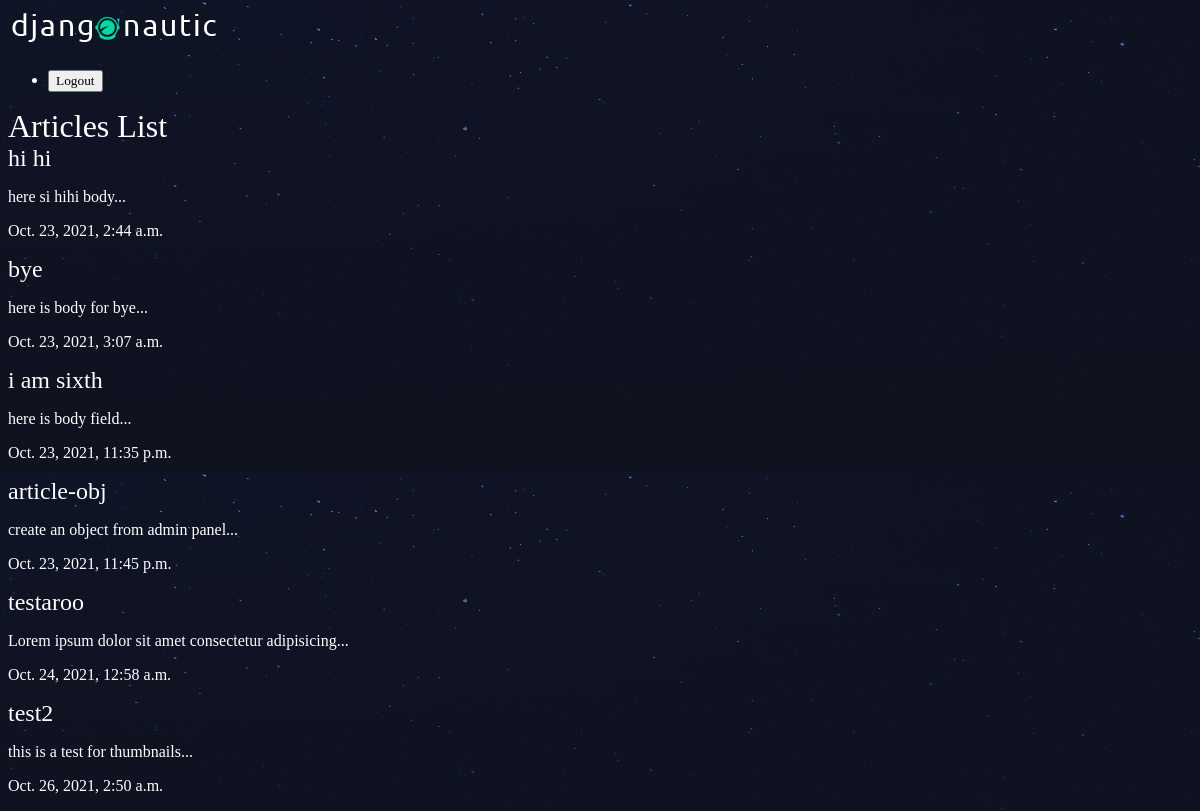
The app's page /articles/ with its own data.
### articles/models.py (models this page shows, shortened)
class Article(models.Model):
    title = models.CharField(max_length=100)
    slug = models.SlugField()   # s/b url friendly string
    body = models.TextField()
    date = models.DateTimeField( auto_now_add=True)
    thumb = models.ImageField(default="default.png", blank=True)
    ''' model method '''
    def snippet(self):
        return self.body[:50]+"..."

### articles/views.py (the view)
def article_list(request):
    articles =Article.objects.all().order_by('date')
    return render(request, 'articles/article_list.html',{'articles':articles})

### articles/templates/articles/article_list.html
{% extends 'base_layout.html' %}
{% block content %}
        <h1>Articles List</h1>
        <div class="articles">
            {% for article in articles %}
                <div class="article">
                    <h2><a href="{% url 'articlesApp:detail' article.slug %}">{{ article.title }}</a></h2>
                    <p>{{ article.snippet }}</p>
                    <p>{{ article.date }}</p>
                </div>
            {% endfor %}
        </div>
{% endblock %}

### templates/base_layout.html (shortened to what this page needs)
{% load static %}
<!DOCTYPE html>
<html>
    <head>
        <link rel="stylesheet" href="{% static 'styles.css' %}">
    </head>
    <body>
        <div class="wrapper">
            <h1><a href="{% url 'articlesApp:list' %}"><img src="{% static 'logo.png' %}"></a></h1>
            <nav>
                <ul>
                    <li>
                        <form class="logout-link" action="{% url 'accountsApp:logout' %}" method="post">
                            <button type="submit">Logout</button>
                        </form>
                    </li>
                </ul>
            </nav>
            {% block content %}{% endblock %}
        </div>
    </body>
</html>

### assets/styles.css (style rules this page uses)
body { background-color: #0f121f; background-image: url(stars.png); background-repeat-y: no-repeat; color: #fff; }
body * { font-family: Ubuntu; }
h1, h2, h3, h4, h5 { font-weight: normal; margin: 0; }
a, a:hover, a:visited { color: #fff; text-decoration: none; }

### records on screen
Article: title "hi hi", snippet "here si hihi body...", date "Oct. 23, 2021, 2:44 a.m."
Article: title "bye", snippet "here is body for bye...", date "Oct. 23, 2021, 3:07 a.m."
Article: title "i am sixth", snippet "here is body field...", date "Oct. 23, 2021, 11:35 p.m."
Article: title "article-obj", snippet "create an object from admin panel...", date "Oct. 23, 2021, 11:45 p.m."
Article: title "testaroo", snippet "Lorem ipsum dolor sit amet consectetur adipisicing...", date "Oct. 24, 2021, 12:58 a.m."
Article: title "test2", snippet "this is a test for thumbnails...", date "Oct. 26, 2021, 2:50 a.m."
